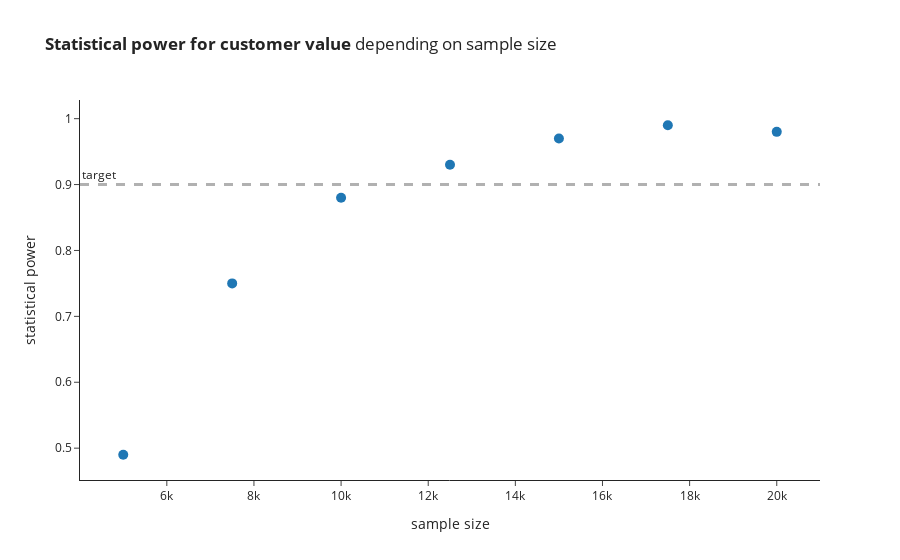

The code cell stored with this chart in its notebook:
### Code cell
fig = px.scatter(x = val_midres_sim_stats_df.sample_size, y = val_midres_sim_stats_df.successful_experiment,
                title = '<b>Statistical power for customer value</b> depending on sample size',
                labels = {'y': 'statistical power', 'x': 'sample size'})
fig.update_traces(marker=dict(size=10))
fig.add_hline(
    y=0.9, line_width=3, line_dash="dash", 
    line_color='black', annotation_text="target", 
    annotation_position="top left"
)

### Figure 1 — Plotly figure (JSON) as saved in the notebook; plotly's stock layout.template omitted (floating-point values rounded to 4 significant figures)
{"data": [{"hovertemplate": "sample size=%{x}<br>statistical power=%{y}<extra></extra>", "legendgroup": "", "marker": {"color": "#1F77B4", "size": 10, "symbol": "circle"}, "mode": "markers", "name": "", "orientation": "v", "showlegend": false, "type": "scatter", "x": [5000, 7500, 10000, 12500, 15000, 17500, 20000], "xaxis": "x", "y": [0.49, 0.75, 0.88, 0.93, 0.97, 0.99, 0.98], "yaxis": "y"}], "layout": {"annotations": [{"showarrow": false, "text": "target", "x": 0, "xanchor": "left", "xref": "x domain", "y": 0.9, "yanchor": "bottom", "yref": "y"}], "autosize": true, "legend": {"tracegroupgap": 0}, "shapes": [{"line": {"color": "black", "dash": "dash", "width": 3}, "type": "line", "x0": 0, "x1": 1, "xref": "x domain", "y0": 0.9, "y1": 0.9, "yref": "y"}], "title": {"text": "<b>Statistical power for customer value</b> depending on sample size"}, "xaxis": {"anchor": "y", "autorange": true, "domain": [0, 1], "range": [4044.0, 20960.0], "title": {"text": "sample size"}, "type": "linear"}, "yaxis": {"anchor": "x", "autorange": true, "domain": [0, 1], "range": [0.439, 1.041], "title": {"text": "statistical power"}, "type": "linear"}}}
